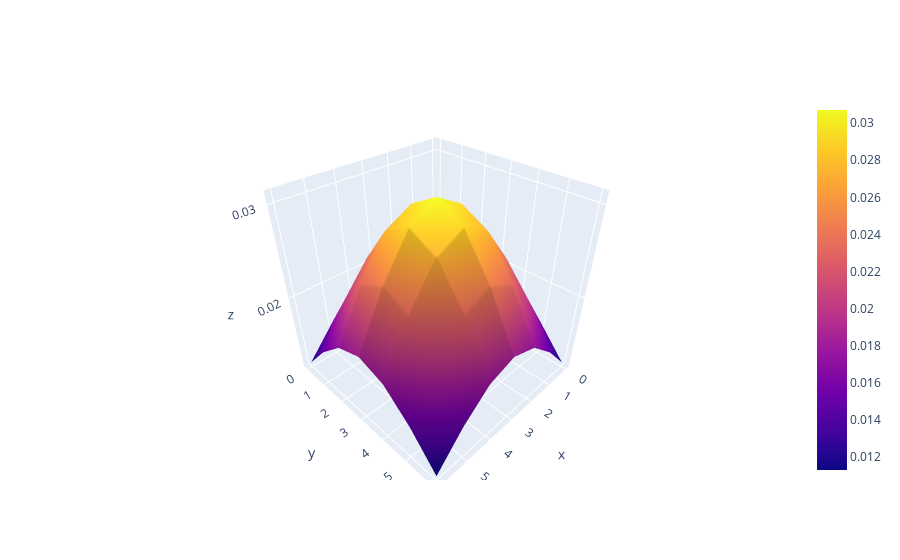

Notebook cell for this chart:
### Code cell
import plotly.graph_objects as go
fig = go.Figure(data=[
    go.Surface(z=filter)])
fig.show()
